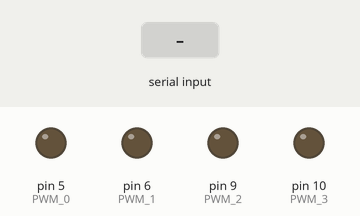
This sketch was run on a simulated Arduino Uno, built with avr-gcc and run on an emulated ATmega328P. On the bench: output pins drawn as LEDs (lit = HIGH). Inputs (shaded band) come from the test bench.

Above: at 1.2 s.
1.3 s: "1\n" received over Serial
At 2.7 s:
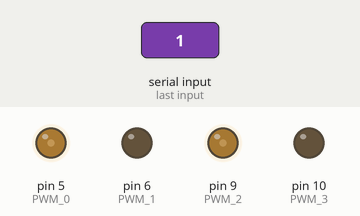
4.3 s: "2\n" received over Serial
At 5.8 s:
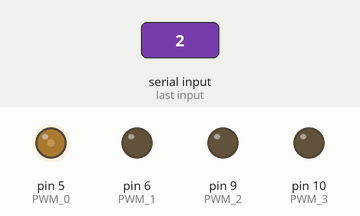
6.1 s: "0\n" received over Serial
At 7.5 s:
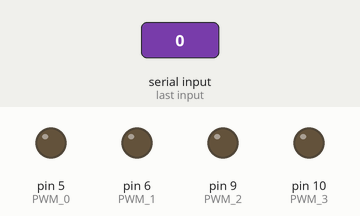
9.1 s: "90,45\n" received over Serial
At 9.5 s:
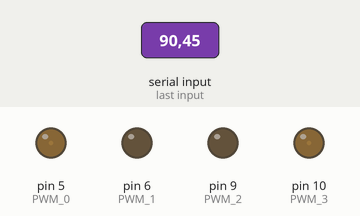
10.7 s: "3\n" received over Serial
At 12.1 s:
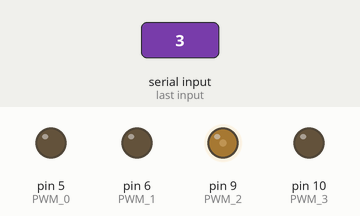
12.5 s: "4\n" received over Serial
At 13.7 s:
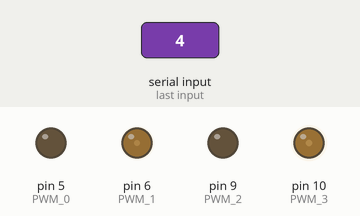
Timing chart, 0 to 15.5 s (numbered marks = the images above; inputs shaded):
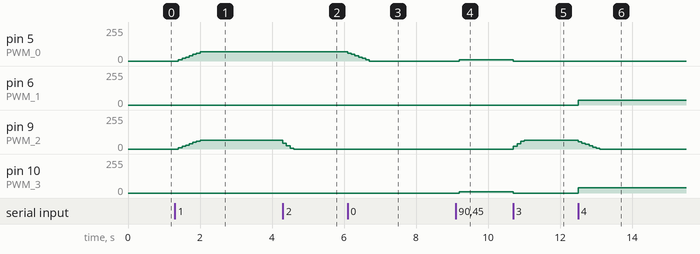

The sketch:

movement.ino
```cpp
#include <Arduino.h>

#define PWM_0 5
#define PWM_1 6
#define PWM_2 9
#define PWM_3 10

void setup() {
  pinMode(PWM_0, OUTPUT);
  pinMode(PWM_1, OUTPUT);
  pinMode(PWM_2, OUTPUT);
  pinMode(PWM_3, OUTPUT);
  Serial.begin(9600);
  Serial.setTimeout(0.1);
}

// GLOBAL VARIABLES
int pwm_speed[4] = {0, 0, 0, 0};
int max_right = 70;
int max_left = 70 * 0.92;
int state = 0;
int last_state = 0;
int spam_counter = 0;

void forward(){
  pwm_speed[1] = 0;
  pwm_speed[3] = 0;
  pwm_speed[0] += 10;
  pwm_speed[2] += 10;
  pwm_speed[0] = pwm_speed[0] > max_right ? max_right : pwm_speed[0];
  pwm_speed[2] = pwm_speed[2] > max_left ? max_left : pwm_speed[2];
  return;
}

void backward(){
  pwm_speed[0] -= 10;
  pwm_speed[2] -= 10;
  pwm_speed[1] = 40 * 0.86;
  pwm_speed[3] = 40;
  pwm_speed[0] = pwm_speed[0] < 0 ? 0 : pwm_speed[0];
  pwm_speed[2] = pwm_speed[2] < 0 ? 0 : pwm_speed[2];
}

void stop(){
  pwm_speed[0] -=10;
  pwm_speed[1] -=10;
  pwm_speed[2] -=10;
  pwm_speed[3] -=10;
  pwm_speed[0] = pwm_speed[0] < 0 ? 0 : pwm_speed[0];
  pwm_speed[1] = pwm_speed[1] < 0 ? 0 : pwm_speed[1];
  pwm_speed[2] = pwm_speed[2] < 0 ? 0 : pwm_speed[2];
  pwm_speed[3] = pwm_speed[3] < 0 ? 0 : pwm_speed[3];
  return;
}

void right(){
  pwm_speed[1] = 0;
  pwm_speed[3] = 0;
  pwm_speed[0] -= 20;
  pwm_speed[2] += 20;
  pwm_speed[0] = pwm_speed[0] < 0 ? 0 : pwm_speed[0];
  pwm_speed[2] = pwm_speed[2] > max_left ? max_left : pwm_speed[2];
  return;
}

void left(){
  pwm_speed[1] = 0;
  pwm_speed[3] = 0;
  pwm_speed[0] += 20;
  pwm_speed[2] -= 20;
  pwm_speed[0] = pwm_speed[0] > max_right ? max_right : pwm_speed[0];
  pwm_speed[2] = pwm_speed[2] < 0 ? 0 : pwm_speed[2];
  return;
}

// Turn Around 180
void turn_around(){
  pwm_speed[0] = 0;
  pwm_speed[1] = 0;
  pwm_speed[2] = 0;
  pwm_speed[3] = 0;
  pwm_speed[0] += 10;
  pwm_speed[3] += 10;
  pwm_speed[0] = pwm_speed[0] > max_right ? max_right : pwm_speed[0];
  pwm_speed[3] = pwm_speed[3] > max_left ? max_left : pwm_speed[3];
}

void loop(){
  if (Serial.available() > 0){
    state = Serial.readString().toInt();
  }

  // State Read
  switch(state){
    case 0: stop(); break;
    case 1: forward(); break;
    case 2: left(); break;
    case 3: right(); break;
    case 4: backward(); break;
    case 5: turn_around(); break;
    default: break;
  }

  // PWM Write
  if (state != last_state){
    spam_counter = 0;
  }

  if (spam_counter < 10){
    analogWrite(PWM_0, pwm_speed[0]);
    analogWrite(PWM_1, pwm_speed[1]);
    analogWrite(PWM_2, pwm_speed[2]);
    analogWrite(PWM_3, pwm_speed[3]);
    spam_counter++;
  }

  last_state = state;
  delay(100);
}
```

Measured:
- after the input at 1.3 s, pin 5 (PWM_0): moves from 0/255 to 70/255 over 0.60 s, starting after 0.10 s; pin 9 (PWM_2): moves from 0/255 to 64/255 over 0.60 s, starting after 0.10 s
- after the input at 4.3 s, pin 9 (PWM_2): 64/255 → 44/255 at once, → 24/255 0.10 s later, → 4/255 0.10 s later, → 0/255 0.10 s later
- after the input at 6.1 s, pin 5 (PWM_0): moves from 70/255 to 0/255 over 0.60 s, starting at once
- after the input at 9.1 s, pin 5 (PWM_0), pin 10 (PWM_3): 0/255 → 10/255 after 0.10 s
- after the input at 10.7 s, pin 5 (PWM_0), pin 10 (PWM_3): 10/255 → 0/255 at once; pin 9 (PWM_2): 0/255 → 20/255 at once, → 40/255 0.10 s later, → 60/255 0.10 s later, → 64/255 0.10 s later
- after the input at 12.5 s, pin 6 (PWM_1): 0/255 → 34/255 at once; pin 9 (PWM_2): moves from 64/255 to 0/255 over 0.60 s, starting at once; pin 10 (PWM_3): 0/255 → 40/255 at once
